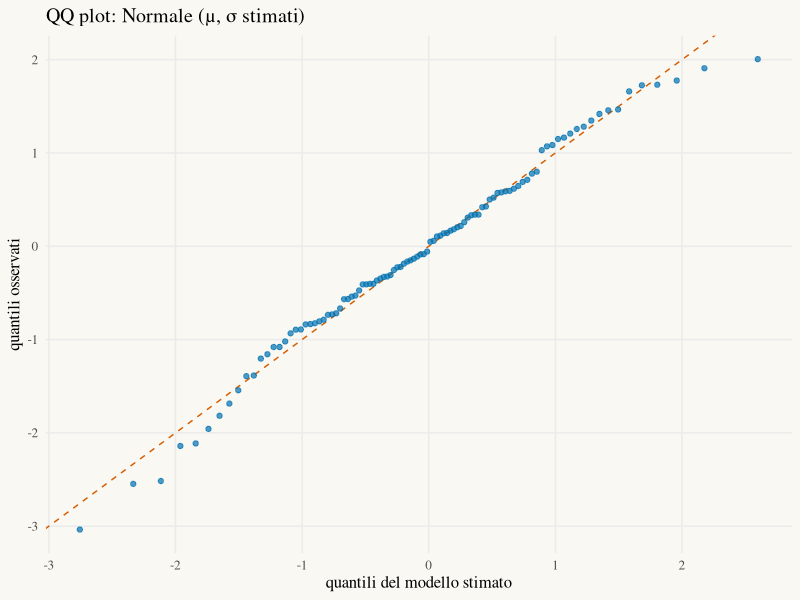

Recreate this plot in R.
# ───────────────────────────────────────────────────────────────
# StatAtlas · Lab 05 — Adattamento: dati Normale(0, 1), modello Normale (μ, σ stimati)
# Con R ≥ 4.1 e lo stesso seed si ottengono gli stessi dati di StatAtlas.
# ───────────────────────────────────────────────────────────────
library(tidyverse)

set.seed(2026)
N <- 100
x <- qnorm(runif(N), mean = 0, sd = 1)

# Stima ML del modello ipotizzato
fit <- function(x) list(mean = mean(x), sd = sqrt(mean((x - mean(x))^2)))
par <- fit(x); par

# Classi con frequenza attesa ≥ 5 e statistica X² di Pearson
chi2 <- function(x, par) {
  K <- max(3, min(20, floor(length(x) / 5)))
  br <- c(-Inf, do.call(qnorm, c(list((1:(K - 1)) / K), par)), Inf)
  o <- table(cut(x, br))
  e <- length(x) / K
  sum((o - e)^2 / e)
}
K <- max(3, min(20, floor(N / 5)))
X2 <- as.numeric(chi2(x, par))
gdl <- K - 1 - 2
c(X2 = X2, gdl = gdl, p_asintotico = pchisq(X2, gdl, lower.tail = FALSE))

# p-value Monte Carlo (bootstrap parametrico, 199 repliche): stessa sequenza di StatAtlas
X2_b <- map_dbl(seq_len(199), \(b) {
  xb <- do.call(qnorm, c(list(runif(N)), par))
  as.numeric(chi2(xb, fit(xb)))
})
(1 + sum(X2_b >= X2)) / (199 + 1)

theme_statatlas <- function(base_size = 12) {
  theme_minimal(base_size = base_size, base_family = "serif") +
    theme(panel.grid.minor = element_blank(), legend.position = "top",
          plot.background = element_rect(fill = "#FAF8F3", colour = NA))
}

# Grafico quantile-quantile rispetto al modello stimato
tibble(x = sort(x), q = do.call(qnorm, c(list(ppoints(N, a = 0.5)), par))) |>
  ggplot(aes(q, x)) +
  geom_abline(linetype = "dashed", colour = "#D55E00") +
  geom_point(colour = "#0072B2", alpha = 0.7) +
  labs(x = "quantili del modello stimato", y = "quantili osservati", title = "QQ plot: Normale (μ, σ stimati)") +
  theme_statatlas()
